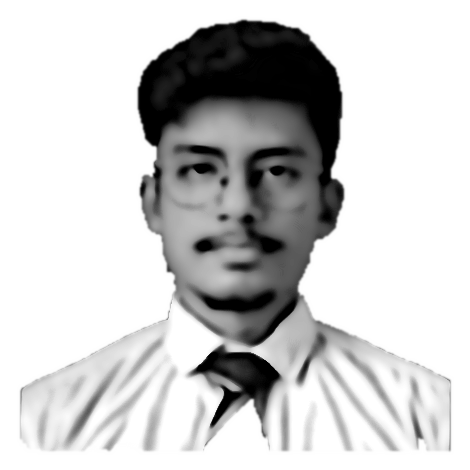
#> input picture source-prepped.png, 470 x 470 px
$ python make_ascii_svg.py
#> lines starting #> are read from the running program, lines starting #| are printed output that depends on the picture
#!/usr/bin/env python3
"""
Convert a portrait photo into a CLEAN, monochrome ASCII-art SVG
that "types" itself in like a terminal, then holds.

One fill color + a good density ramp + high contrast reads cleanly.
GitHub renders SVGs embedded via <img> and runs SMIL animations there.
Each row is revealed with a left-to-right clip wipe plus a small
block cursor riding the wipe edge, staggered top -> bottom.
"""
from PIL import Image, ImageEnhance, ImageOps, ImageFilter
import html
import os
import sys

HERE = os.path.dirname(os.path.abspath(__file__))
SRC = sys.argv[1] if len(sys.argv) > 1 else os.path.join(HERE, "..", "source-prepped.png")
OUT = sys.argv[2] if len(sys.argv) > 2 else os.path.join(HERE, "..", "pritam-ascii.svg")

COLS = int(os.environ.get("COLS", 180))
ART_W_TARGET = 800
CELL_W = ART_W_TARGET / COLS
CELL_H = CELL_W * 15 / 8
ROWS = round(COLS * 8 / 15)
RAMP = " .`:-=+*cs#%@"  # bright(sparse) -> dark(dense)

CONTRAST = 1.15
BRIGHTNESS = 1.05
GAMMA = 1.15
SHARPEN = True
WHITE_FLOOR = 0.82

PAD = 20
TITLEBAR_H = 30
STATUS_H = 30
ART_W = COLS * CELL_W
ART_H = ROWS * CELL_H
CANVAS_W = ART_W + PAD * 2
CANVAS_H = TITLEBAR_H + ART_H + STATUS_H + PAD

BG = "#0d1117"
BG2 = "#111722"
FRAME = "#30363d"
TITLE_TEXT = "#7d8590"
INK = "#c9d1d9"
CURSOR = "#c9d1d9"

ROW_DUR = 5.8 / ROWS
STAGGER = ROW_DUR

im = Image.open(SRC).convert("L")
#> im is the input picture: PIL image 470x470 L; min 0, max 255, mean 203.3
if SHARPEN:
    im = im.filter(ImageFilter.UnsharpMask(radius=2, percent=140, threshold=2))
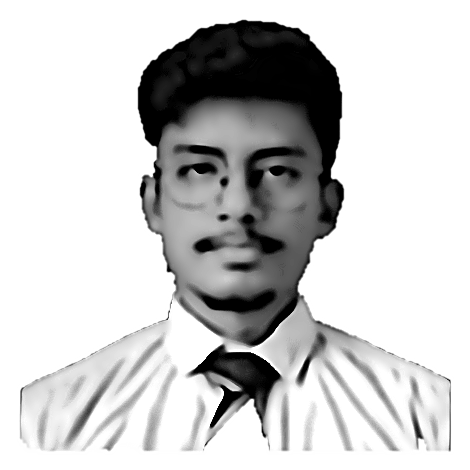
#> im: PIL image 470x470 L; min 0, max 255, mean 203.1
im = ImageEnhance.Brightness(im).enhance(BRIGHTNESS)
im = ImageEnhance.Contrast(im).enhance(CONTRAST)
im = im.resize((COLS, ROWS), Image.LANCZOS)
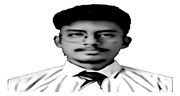
#> im: PIL image 180x96 L; min 0, max 255, mean 202.6
px = im.load()

STATIC = bool(os.environ.get("STATIC"))

rows_txt = []
for y in range(ROWS):
    chars = []
    for x in range(COLS):
        lum = px[x, y] / 255.0
        lum = pow(lum, GAMMA)
        if lum >= WHITE_FLOOR:
            chars.append(" ")
            continue
        idx = int((1.0 - lum) * (len(RAMP) - 1) + 0.5)
        idx = max(0, min(len(RAMP) - 1, idx))
        chars.append(RAMP[idx])
    rows_txt.append("".join(chars))
#> after the loop, rows_txt = 96 items

art_top = TITLEBAR_H + PAD * 0.35

parts = []
parts.append(
    f'<svg xmlns="http://www.w3.org/2000/svg" width="{CANVAS_W}" height="{CANVAS_H}" '
    f'viewBox="0 0 {CANVAS_W} {CANVAS_H}" font-family="ui-monospace, SFMono-Regular, Menlo, Consolas, monospace">'
)
parts.append('<defs>'
             f'<linearGradient id="bg" x1="0" y1="0" x2="0" y2="1">'
             f'<stop offset="0" stop-color="{BG2}"/><stop offset="1" stop-color="{BG}"/>'
             f'</linearGradient></defs>')

parts.append(f'<rect width="{CANVAS_W}" height="{CANVAS_H}" rx="12" fill="url(#bg)"/>')
parts.append(f'<rect x="0.5" y="0.5" width="{CANVAS_W-1}" height="{CANVAS_H-1}" rx="12" '
             f'fill="none" stroke="{FRAME}" stroke-width="1"/>')

parts.append(f'<line x1="0" y1="{TITLEBAR_H}" x2="{CANVAS_W}" y2="{TITLEBAR_H}" stroke="{FRAME}"/>')
for i, dotcol in enumerate(["#ff5f56", "#ffbd2e", "#27c93f"]):
    parts.append(f'<circle cx="{PAD + i*16}" cy="{TITLEBAR_H/2}" r="5" fill="{dotcol}"/>')
parts.append(f'<text x="{CANVAS_W/2}" y="{TITLEBAR_H/2 + 4}" fill="{TITLE_TEXT}" font-size="12" '
             f'text-anchor="middle">pritam@github: ~$ ./portrait.sh</text>')

font_size = CELL_H * 0.86
for ry, line in enumerate(rows_txt):
    y = art_top + ry * CELL_H + CELL_H * 0.74
    row_y = art_top + ry * CELL_H
    delay = ry * STAGGER
    safe = html.escape(line)
    text = (f'<text xml:space="preserve" x="{PAD}" y="{y:.1f}" fill="{INK}" '
            f'font-size="{font_size:.1f}" textLength="{ART_W}" lengthAdjust="spacing">{safe}</text>')

    if STATIC:
        parts.append(text)
        continue

    parts.append(
        f'<clipPath id="r{ry}"><rect x="{PAD}" y="{row_y:.1f}" height="{CELL_H}" width="0">'
        f'<animate attributeName="width" from="0" to="{ART_W}" begin="{delay:.3f}s" '
        f'dur="{ROW_DUR:.2f}s" fill="freeze"/></rect></clipPath>'
    )
    parts.append(f'<g clip-path="url(#r{ry})">{text}</g>')
    parts.append(
        f'<rect y="{row_y+1:.1f}" width="{CELL_W}" height="{CELL_H-2}" fill="{CURSOR}" opacity="0">'
        f'<animate attributeName="x" from="{PAD}" to="{PAD+ART_W}" begin="{delay:.3f}s" '
        f'dur="{ROW_DUR:.2f}s" fill="freeze"/>'
        f'<set attributeName="opacity" to="0.85" begin="{delay:.3f}s"/>'
        f'<set attributeName="opacity" to="0" begin="{delay+ROW_DUR:.3f}s"/></rect>'
    )
#> this loop made 96 passes
#> (y, row_y, delay) on passes 1 to 12: (43.17, 37, 0), (51.5, 45.33, 0.0604), (59.83, 53.67, 0.121), (68.17, 62, 0.181), (76.5, 70.33, 0.242), (84.83, 78.67, 0.302), (93.17, 87, 0.362), (101.5, 95.33, 0.423), (109.8, 103.7, 0.483), (118.2, 112, 0.544), (126.5, 120.3, 0.604), (134.8, 128.7, 0.665)
#> after the loop, parts = 297 items

status_line_y = TITLEBAR_H + ART_H + PAD * 0.35
status_y = status_line_y + 19
parts.append(f'<line x1="0" y1="{status_line_y:.1f}" x2="{CANVAS_W}" y2="{status_line_y:.1f}" stroke="{FRAME}"/>')
parts.append(f'<text x="{PAD}" y="{status_y:.1f}" fill="{TITLE_TEXT}" font-size="13">'
             f'pritam@github:~$ whoami <tspan fill="{INK}">Pritam Singh</tspan></text>')
status_chars = len("pritam@github:~$ whoami Pritam Singh ")
parts.append(f'<rect x="{PAD + status_chars * 13 * 0.6:.1f}" y="{status_y-12:.1f}" width="8" height="14" fill="{INK}">'
             f'<animate attributeName="opacity" values="1;1;0;0" keyTimes="0;0.5;0.51;1" '
             f'dur="1s" repeatCount="indefinite"/></rect>')

parts.append("</svg>")
svg = "".join(parts)
with open(OUT, "w") as f:
    f.write(svg)
print("Wrote", OUT, len(svg), "bytes;", CANVAS_W, "x", CANVAS_H)
#| Wrote scripts/../pritam-ascii.svg 80148 bytes; 840.0 x 880.0
